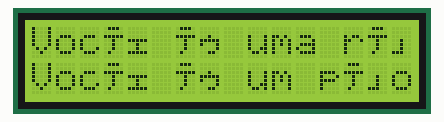
Simulated run of this sketch. Board: Arduino Uno, built with avr-gcc and run on an emulated ATmega328P. Parts: 16×2 character LCD.

Above: at 0.1 s.
At 1.1 s:
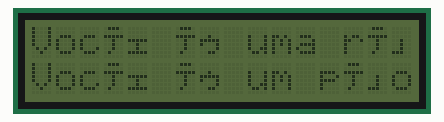

The sketch:

Display_LCD.ino
```cpp
#include <Wire.h>
#include <LiquidCrystal_I2C.h>

LiquidCrystal_I2C lcd(0x27,16,2);

void setup() {
  lcd.init();
}

void loop() {
  Nome();
  Piscar();
}
```

nome.ino
```cpp
void Nome(){
  lcd.setCursor(0,0);
  lcd.print("Você é uma rã.");
  lcd.setCursor(0,1);
  lcd.print("Você é um pão.");
}
```

piscar.ino
```cpp
void Piscar(){
  lcd.setBacklight(HIGH);
  delay(1000);
  lcd.setBacklight(LOW);
  delay(1000);
}
```

Measured:
- what the display in image 1 shows lasts 1.0 s, from 1.1 s to 2.1 s
